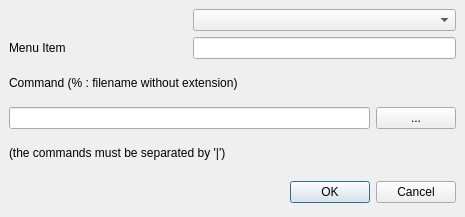
<?xml version="1.0" encoding="UTF-8"?>
<ui version="4.0">
 <class>UserToolDialog</class>
 <widget class="QDialog" name="UserToolDialog">
  <property name="geometry">
   <rect>
    <x>0</x>
    <y>0</y>
    <width>465</width>
    <height>217</height>
   </rect>
  </property>
  <property name="windowTitle">
   <string>Edit User Commands</string>
  </property>
  <layout class="QGridLayout">
   <property name="margin">
    <number>9</number>
   </property>
   <property name="spacing">
    <number>6</number>
   </property>
   <item row="1" column="0">
    <layout class="QHBoxLayout">
     <property name="spacing">
      <number>6</number>
     </property>
     <property name="margin">
      <number>0</number>
     </property>
     <item>
      <spacer>
       <property name="orientation">
        <enum>Qt::Horizontal</enum>
       </property>
       <property name="sizeHint" stdset="0">
        <size>
         <width>131</width>
         <height>31</height>
        </size>
       </property>
      </spacer>
     </item>
     <item>
      <widget class="QPushButton" name="okButton">
       <property name="text">
        <string>OK</string>
       </property>
      </widget>
     </item>
     <item>
      <widget class="QPushButton" name="cancelButton">
       <property name="text">
        <string>Cancel</string>
       </property>
      </widget>
     </item>
    </layout>
   </item>
   <item row="0" column="0">
    <layout class="QGridLayout">
     <property name="margin">
      <number>0</number>
     </property>
     <property name="spacing">
      <number>6</number>
     </property>
     <item row="4" column="0" colspan="3">
      <widget class="QLabel" name="label_3">
       <property name="text">
        <string>(the commands must be separated by '|')</string>
       </property>
      </widget>
     </item>
     <item row="3" column="0" colspan="2">
      <widget class="QLineEdit" name="toolEdit"/>
     </item>
     <item row="1" column="1" colspan="2">
      <widget class="QLineEdit" name="itemEdit"/>
     </item>
     <item row="1" column="0">
      <widget class="QLabel" name="label">
       <property name="text">
        <string>Menu Item</string>
       </property>
      </widget>
     </item>
     <item row="0" column="1" colspan="2">
      <widget class="QComboBox" name="comboBox"/>
     </item>
     <item row="2" column="0" colspan="3">
      <widget class="QLabel" name="label_2">
       <property name="text">
        <string>Command (% : filename without extension)</string>
       </property>
      </widget>
     </item>
     <item row="3" column="2">
      <widget class="QPushButton" name="pushButtonWizard">
       <property name="sizePolicy">
        <sizepolicy hsizetype="Maximum" vsizetype="Fixed">
         <horstretch>0</horstretch>
         <verstretch>0</verstretch>
        </sizepolicy>
       </property>
       <property name="text">
        <string>...</string>
       </property>
      </widget>
     </item>
    </layout>
   </item>
  </layout>
 </widget>
 <tabstops>
  <tabstop>comboBox</tabstop>
  <tabstop>itemEdit</tabstop>
  <tabstop>toolEdit</tabstop>
  <tabstop>okButton</tabstop>
  <tabstop>cancelButton</tabstop>
 </tabstops>
 <resources/>
 <connections>
  <connection>
   <sender>cancelButton</sender>
   <signal>clicked()</signal>
   <receiver>UserToolDialog</receiver>
   <slot>reject()</slot>
   <hints>
    <hint type="sourcelabel">
     <x>369</x>
     <y>253</y>
    </hint>
    <hint type="destinationlabel">
     <x>179</x>
     <y>282</y>
    </hint>
   </hints>
  </connection>
 </connections>
</ui>
